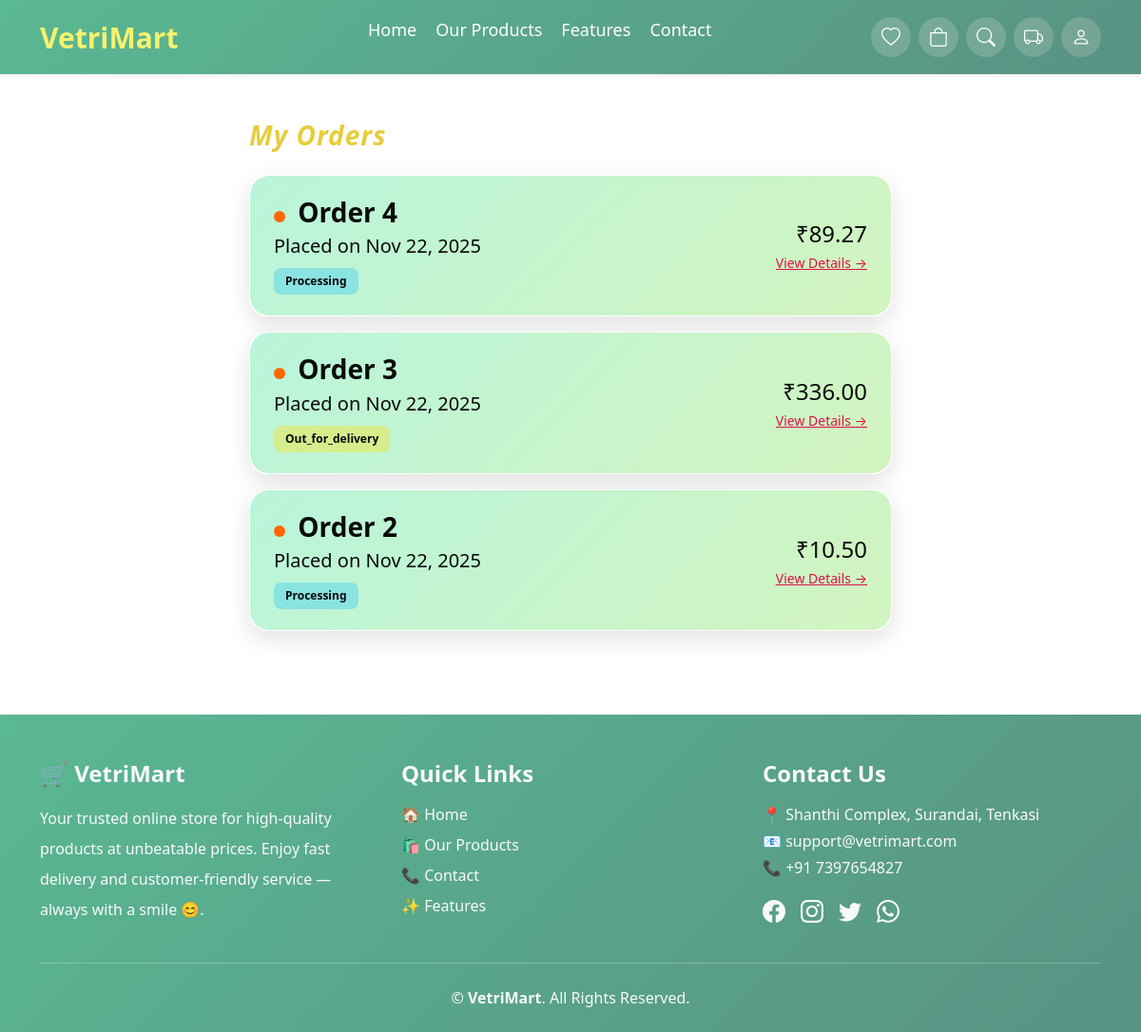
/my-orders/ (signed in), run on the app's committed database.
### core/models.py (models this page shows, shortened)
class Order(models.Model):
    STATUS_CHOICES = [
        ('pending', 'Pending'),
        ('confirmed', 'Confirmed'),
        ('processing', 'Processing'),
        ('out_for_delivery', 'Out for Delivery'),
        ('delivered', 'Delivered'),
        ('delayed', 'Delayed'),
        ('failed', 'Failed'),
        ('cancelled', 'Cancelled'),
    ]
    user = models.ForeignKey(settings.AUTH_USER_MODEL, on_delete=models.CASCADE)
    full_name = models.CharField(max_length=100)
    email = models.EmailField(blank=True, null=True)
    phone = models.CharField(max_length=10)
    street_address = models.CharField(max_length=255)
    city = models.CharField(max_length=100)
    delivery_zone = models.ForeignKey('DeliveryZone', on_delete=models.SET_NULL, null=True, blank=True)
    delivery_slot = models.CharField(max_length=50)
    payment_method = models.CharField(max_length=20)
    latitude = models.FloatField(null=True, blank=True)
    longitude = models.FloatField(null=True, blank=True)
    address_from_map = models.CharField(max_length=255, blank=True, null=True)
    current_latitude = models.FloatField(null=True, blank=True)
    current_longitude = models.FloatField(null=True, blank=True)
    distance_km = models.FloatField(null=True, blank=True)
    expected_delivery_time = models.DateTimeField(null=True, blank=True)
    delivered_at = models.DateTimeField(null=True, blank=True)
    subtotal = models.DecimalField(max_digits=10, decimal_places=2, default=0)
    tax = models.DecimalField(max_digits=10, decimal_places=2, default=0)
    total_amount = models.DecimalField(max_digits=10, decimal_places=2, default=0)
    status = models.CharField(max_length=50, choices=STATUS_CHOICES, default="pending")
    last_notified_status = models.CharField(max_length=50, blank=True, null=True)
    created_at = models.DateTimeField(auto_now_add=True)
    razorpay_order_id = models.CharField(max_length=255, blank=True, null=True)
    razorpay_payment_id = models.CharField(max_length=255, blank=True, null=True)
    razorpay_signature = models.CharField(max_length=255, blank=True, null=True)
    payment_status = models.CharField(max_length=20, default="Pending")

### core/views.py (the view)
# urls.py: path("my-orders/", views.my_orders, name="my_orders"),
@login_required
def my_orders(request):
    orders = Order.objects.filter(user=request.user).order_by('-created_at')
    return render(request, "core/my_orders.html", {"orders": orders})

### core/templates/core/my_orders.html
{% extends 'core/base.html' %} {% load static %} {% block extra_css %}
<link rel="stylesheet" href="{% static 'css/my_order.css' %}" />
{% endblock %} {% block content %}
<div class="container py-4 order-page-container">
  <h5 class="fw-bold mb-4 text-center fs-3">My Orders</h5>
  {% if orders %}
  <div class="order-list">
    {% for order in orders %}
    <div
      class="order-card mb-3"
      onclick="window.location='{% url 'order_confirmation' order.id %}'"
    >
      <div class="row align-items-center">
        <div class="col-md-8">
            <h4 class="mb-1 fw-semibold fs-3">
  <span class="order-animate"></span> Order {{ order.id }}
</h4>
          <small class="text-muted fs-5">
            Placed on {{ order.created_at|date:"M d, Y" }}
          </small>
          <div class="mt-2">
            <span
              class="order-status {% if order.status == 'pending' %} status-pending {% elif order.status == 'processing' %} status-processing {% elif order.status == 'delivered' %} status-delivered {% else %} status-other {% endif %}"
            >
              {{ order.status|capfirst }}
            </span>
          </div>
        </div>
        <div class="col-md-4 text-end">
          <div class="price fs-4">₹{{ order.total_amount }}</div>
          <a class="small viewbtn">View Details →</a>
        </div>
      </div>
    </div>
    {% endfor %}
  </div>
  {% else %}
  <p class="text-center text-muted">You have no orders yet.</p>
  {% endif %}
</div>
{% endblock %}

### core/static/css/my_order.css (style rules this page uses)
.order-page-container { max-width: 700px; margin: auto; animation: fadeSlideIn 0.5s ease; }
.order-card { animation: cardPop 0.5s ease forwards; }
.order-card:nth-child(1) { animation-delay: 0.1s; }
.order-card:nth-child(2) { animation-delay: 0.2s; }
.order-card:nth-child(3) { animation-delay: 0.3s; }
.order-card { position: relative !important; background: transparent !important; border-radius: 20px !important; border: 1px solid rgba(255, 255, 255, 0.45) !important; padding: 22px 25px !important; box-shadow: 0 8px 25px rgba(0,0,0,0.12) !important; transition: all 0.25s ease-in-out !important; cursor: pointer !important; overflow: hidden !important; }
.order-card::before { content: ""; position: absolute; inset: 0; background: linear-gradient(135deg, #b9f5db, #d3f4bf); opacity: 1; border-radius: inherit; pointer-events: none; z-index: 0; }
.order-card * { position: relative; z-index: 1; }
.order-status { font-size: 12px !important; padding: 5px 12px !important; border-radius: 8px !important; font-weight: 700 !important; display: inline-block !important; backdrop-filter: blur(8px) !important; }
.status-processing { background: rgba(84, 209, 237, 0.5) !important; color: #000 !important; }
.status-other { background: rgba(237, 229, 71, 0.5) !important; color: #000 !important; }
.order-card h4, .order-card small, .order-card .price, .order-card .viewbtn, .order-card span, .order-card p, .order-card div, .order-card strong { color: #0a0a0a !important; }
h5 { font-size: 12px; font-weight: 700; font-style: italic; color: #e6cd3b !important; animation: bounceIn 1s ease-out, pulse 3s infinite ease-in-out; display: inline-block; letter-spacing: 1px; }
.order-animate { display: inline-block; width: 12px; height: 12px; background: #ff6600; border-radius: 50%; animation: pulse 1s infinite ease-in-out; margin-right: 6px; }
.order-card .viewbtn { color: #de1248 !important; -webkit-text-fill-color: #de1248 !important; }

### data on the page
Order: id "4", created_at "Nov 22, 2025", status "Processing", total_amount "89.27"
Order: id "3", created_at "Nov 22, 2025", status "Out_for_delivery", total_amount "336.00"
Order: id "2", created_at "Nov 22, 2025", status "Processing", total_amount "10.50"
